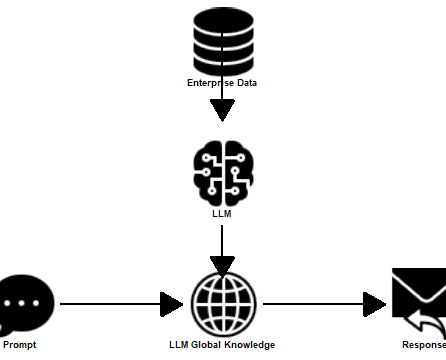

R code for this plot:
library(ggplot2)
library(ggimage)
library(cowplot)

# Define positions for each element
data <- data.frame(
  label = c("Prompt", "Enterprise Data", "LLM", "Response", "LLM Global Knowledge"),
  x = c(1, 2, 2, 3, 2),
  y = c(1, 2, 1.5, 1, 1),
  image = c(
    "https://img.icons8.com/ios-filled/50/000000/speech-bubble-with-dots.png",
    "https://img.icons8.com/ios-filled/50/000000/database.png",
    "https://img.icons8.com/ios-filled/50/000000/artificial-intelligence.png",
    "https://img.icons8.com/ios-filled/50/000000/reply.png",
    "https://img.icons8.com/ios-filled/50/000000/globe.png"
  )
)

# Plot the diagram
p <- ggplot() +
  geom_image(data = data, aes(x = x, y = y, image = image), size = 0.2) +
  geom_text(data = data, aes(x = x, y = y - 0.15, label = label), size = 2.5, fontface = "bold") +
  geom_segment(aes(x = 1.2, xend = 1.8, y = 1, yend = 1), arrow = arrow(type = "closed"), size = 1) +
  geom_segment(aes(x = 2.2, xend = 2.8, y = 1, yend = 1), arrow = arrow(type = "closed"), size = 1) +
  geom_segment(aes(x = 2, xend = 2, y = 2.1, yend = 1.7), arrow = arrow(type = "closed"), size = 1) +
  geom_segment(aes(x = 2, xend = 2, y = 1.3, yend = 1.1), arrow = arrow(type = "closed"), size = 1) +
  theme_void()

# Save the plot
ggsave("llm_flowchart.png", plot = p, width = 6, height = 4, dpi = 300)

# Show the plot
print(p)
